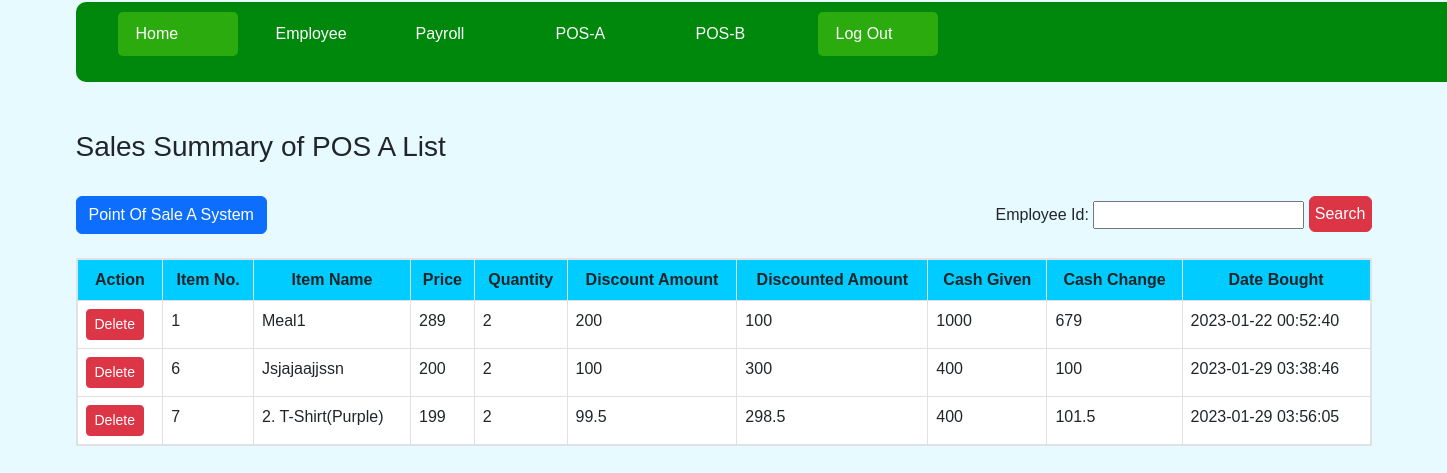
The app's page /Webpages_overall/loginwebapages/login_admin/login_cashier1/POS-A_listview.php with its own data.
### tables this page shows
CREATE TABLE `pointofsale_A` (
  `item_number` int(11) NOT NULL,
  `item_name` varchar(100) NOT NULL,
  `price` varchar(100) NOT NULL,
  `quantity` varchar(100) NOT NULL,
  `discount_amount` varchar(50) NOT NULL,
  `discounted_amount` varchar(50) NOT NULL,
  `cash_given` varchar(50) NOT NULL,
  `cash_change` varchar(100) NOT NULL,
  `date_created` datetime NOT NULL DEFAULT CURRENT_TIMESTAMP
);

### Webpages_overall/loginwebapages/login_admin/login_cashier1/POS-A_listview.php (the view, shortened to what this page needs)
<!DOCTYPE html>
<html lang="en">
	<head>
		<link rel="stylesheet" href="https://cdn.jsdelivr.net/npm/bootstrap@5.2.3/dist/css/bootstrap.min.css">
		<link rel="stylesheet" href="https://cdn.jsdelivr.net/npm/bootstrap@5.2.3/dist/css/bootstrap.min.css">
		<link rel="stylesheet" href="https://cdn.jsdelivr.net/npm/bootstrap@4.6.2/dist/js/bootstrap.min.js">
		<link rel="stylesheet" href="/Webpages_overall/list_panel.css">
	</head>
	<body>
		<div class="container">
		<div class="menu-bar">
    <ul>
      <li class="active"><i class='bx bx-home-smile'></i><a href="/Webpages_overall/loginwebapages/login_admin/adminpage.php">Home</a></li>
      <li><i class='bx bx-list-check'></i><a href="#">Employee</a>
      </li>
      <li><i class='bx bx-money-withdraw'></i><a href="#">Payroll</a>
      </li>
      <li><i class='bx bx-calculator'></i><a href="#">POS-A</a>
      </li>
      <li><i class='bx bx-calculator'></i><a href="#">POS-B</a>
      </li>
      <li class="active"><i class='bx bx-log-out'></i><a href="/Webpages_overall/logout.php">Log Out</a></li>
    </ul>
  </div>
		<br><br><h3>Sales Summary of POS A List</h3><br>
		<form id="POS-A_listview" action="POS-A_listview.php" method="POST">
		<div style="float:right;">
		  <span style="margin-top:5px">Employee Id:</span>
		  <input type="text" style="margin-top:5px;" id="register_id" name="register_id">
		  <button id="search" type="submit" name="search_btn" class="btn btn-danger" style="padding:5px; margin-bottom:5px;">Search</button>
		</div>
		<a class="btn btn-primary" href="/Webpages_overall/Webpages_view/POS-A_pages.php" role="button">Point Of Sale A System </a>
		<br><br>
			<table class="table table-bordered table-hover">
				<thead>
					<tr>
						<th>Action</th>
						<th>Item No.</th>
						<th>Item Name</th>
						<th>Price</th>
						<th>Quantity</th>
						<th>Discount Amount</th>
						<th>Discounted Amount</th>
						<th>Cash Given</th>
						<th>Cash Change</th>
						<th>Date Bought</th>
					</tr>
				</thead>
				<tbody>
					<?php
						$servername="localhost";
						$username="root";
						$password="";
						$database="webpages_database";
						$connection = new mysqli($servername, $username, $password, $database);
						$sql="SELECT * FROM pointofsale_A";
						$result = $connection->query($sql);
					if($result->num_rows >  0){
						while($row = $result->fetch_assoc()){
							echo "
							<tr>
								<td>
									<a class='btn btn-danger btn-sm' href='/Webpages_overall/Controller/Buttons/POS_A/delete.php?item_number=$row[item_number]'>Delete</a>
								</td>
								<td>$row[item_number]</td>
								<td>$row[item_name]</td>
								<td>$row[price]</td>
								<td>$row[quantity]</td>
								<td>$row[discount_amount]</td>
								<td>$row[discounted_amount]</td>
								<td>$row[cash_given]</td>
								<td>$row[cash_change]</td>
								<td>$row[date_created]</td>
							</tr>
							";
						}
						echo "</table>";
					}
					?>
		</form>
		</div>
	</body>
</html>

### Webpages_overall/list_panel.css (style rules this page uses)
* { padding: 0; margin: 0; box-sizing: border-box; }
body { font-family: Sans-Serif; }
.menu-bar { background: #00880c; border-radius: 10px; width: 125%; }
.menu-bar ul { display: inline-flex; list-style: none; color: #fff; }
.menu-bar ul li { width: 120px; margin: 10px; padding: 10px; align-items: center; }
.menu-bar ul li a { text-decoration: none; color: #fff; text-align: center; }
.active, .menu-bar ul li:hover { background: #2bab0d; border-radius: 5px; }

### Webpages_overall/loginwebapages/login_admin/login_cashier1/POS-A_listview.php (style rules this page uses)
body { background:#e6faffff; padding:2px; display:flex; justify-content: center; align-items: center; }
.container { justify-content: center; align-items: center; }
table thead { background:#00ccffff; text-align:center; }
table thead tr th { color:solid black; text-align:center; padding:50px; justify-content: center; align-items: center; }
table { border: 2PX solid black; border-radius: 2px ; background-color: white; }

### records on screen
pointofsale_a: item_number "1", item_name "Meal1", price "289", quantity "2", discount_amount "200", discounted_amount "100", cash_given "1000", cash_change "679", date_created "2023-01-22 00:52:40"
pointofsale_a: item_number "6", item_name "Jsjajaajjssn", price "200", quantity "2", discount_amount "100", discounted_amount "300", cash_given "400", cash_change "100", date_created "2023-01-29 03:38:46"
pointofsale_a: item_number "7", item_name "2. T-Shirt(Purple)", price "199", quantity "2", discount_amount "99.5", discounted_amount "298.5", cash_given "400", cash_change "101.5", date_created "2023-01-29 03:56:05"
